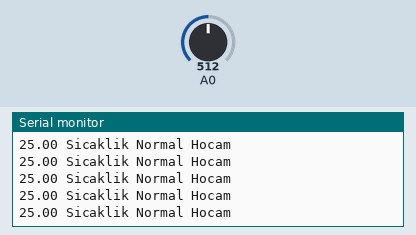
The sketch below on a simulated Arduino Uno, built with avr-gcc and run on an emulated ATmega328P. Shown: the last lines printed to the serial monitor. The inputs (shaded band) are chosen by the test bench; at power-on: A0 = 512.

Above: at 1.2 s.
1.3 s: A0 set to 465
At 1.56 s:
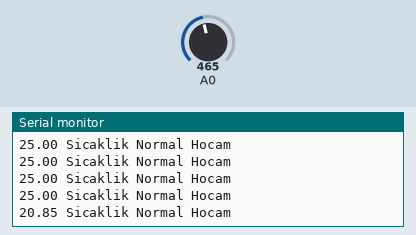
2.8 s: A0 set to 448
At 3.07 s:
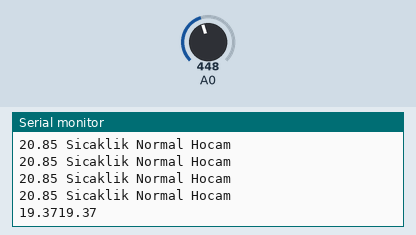

The sketch:

Sicaklik.ino
```cpp
#include <math.h>
void setup() {
  pinMode(A0,INPUT);
  Serial.begin(9600);

}

void loop() {
 int deger;
 double sicaklik;
 deger=analogRead(A0);
 sicaklik=termistor(deger);
 Serial.print(sicaklik);
 if(sicaklik>20)
 {
  Serial.println(" Sicaklik Normal Hocam");
 }
 delay(200);
}

double termistor(int analogOkuma)
{
  double sicaklik;
  sicaklik=log(((10240000/analogOkuma)-10000));
  sicaklik=1/(0.001129148+(0.000234125+(0.0000000876741*sicaklik*sicaklik))*sicaklik);
  sicaklik=sicaklik-273.15;
  return sicaklik;
  delay(150);
}
```

Measured:
- the behaviour switches between 456 and 455 on A0 (found by bisection; images 1 and 2)
- after the input at 1.3 s, the serial monitor: prints a new line after 0.11 s (image 1)
- after the input at 2.8 s, the serial monitor: prints a new line at once (image 2)
